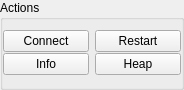
<?xml version="1.0" encoding="UTF-8"?>
<ui version="4.0">
 <class>ConsoleActionsWidget</class>
 <widget class="QWidget" name="ConsoleActionsWidget">
  <property name="geometry">
   <rect>
    <x>0</x>
    <y>0</y>
    <width>184</width>
    <height>90</height>
   </rect>
  </property>
  <property name="windowTitle">
   <string>Form</string>
  </property>
  <layout class="QGridLayout" name="gridLayout">
   <property name="margin">
    <number>0</number>
   </property>
   <item row="0" column="0">
    <widget class="QGroupBox" name="action_buttons">
     <property name="sizePolicy">
      <sizepolicy hsizetype="Minimum" vsizetype="Preferred">
       <horstretch>0</horstretch>
       <verstretch>0</verstretch>
      </sizepolicy>
     </property>
     <property name="title">
      <string>Actions</string>
     </property>
     <layout class="QGridLayout" name="gridLayout_3">
      <property name="leftMargin">
       <number>0</number>
      </property>
      <property name="rightMargin">
       <number>0</number>
      </property>
      <property name="verticalSpacing">
       <number>0</number>
      </property>
      <item row="0" column="0">
       <widget class="QPushButton" name="button_connect">
        <property name="focusPolicy">
         <enum>Qt::NoFocus</enum>
        </property>
        <property name="text">
         <string>Connect</string>
        </property>
       </widget>
      </item>
      <item row="1" column="2">
       <widget class="QPushButton" name="button_heap">
        <property name="enabled">
         <bool>true</bool>
        </property>
        <property name="focusPolicy">
         <enum>Qt::NoFocus</enum>
        </property>
        <property name="text">
         <string>Heap</string>
        </property>
       </widget>
      </item>
      <item row="1" column="0">
       <widget class="QPushButton" name="button_info">
        <property name="enabled">
         <bool>true</bool>
        </property>
        <property name="focusPolicy">
         <enum>Qt::NoFocus</enum>
        </property>
        <property name="text">
         <string>Info</string>
        </property>
       </widget>
      </item>
      <item row="0" column="2">
       <widget class="QPushButton" name="button_restart">
        <property name="enabled">
         <bool>true</bool>
        </property>
        <property name="focusPolicy">
         <enum>Qt::NoFocus</enum>
        </property>
        <property name="text">
         <string>Restart</string>
        </property>
        <property name="shortcut">
         <string>Ctrl+R</string>
        </property>
       </widget>
      </item>
     </layout>
    </widget>
   </item>
  </layout>
 </widget>
 <resources/>
 <connections/>
</ui>
